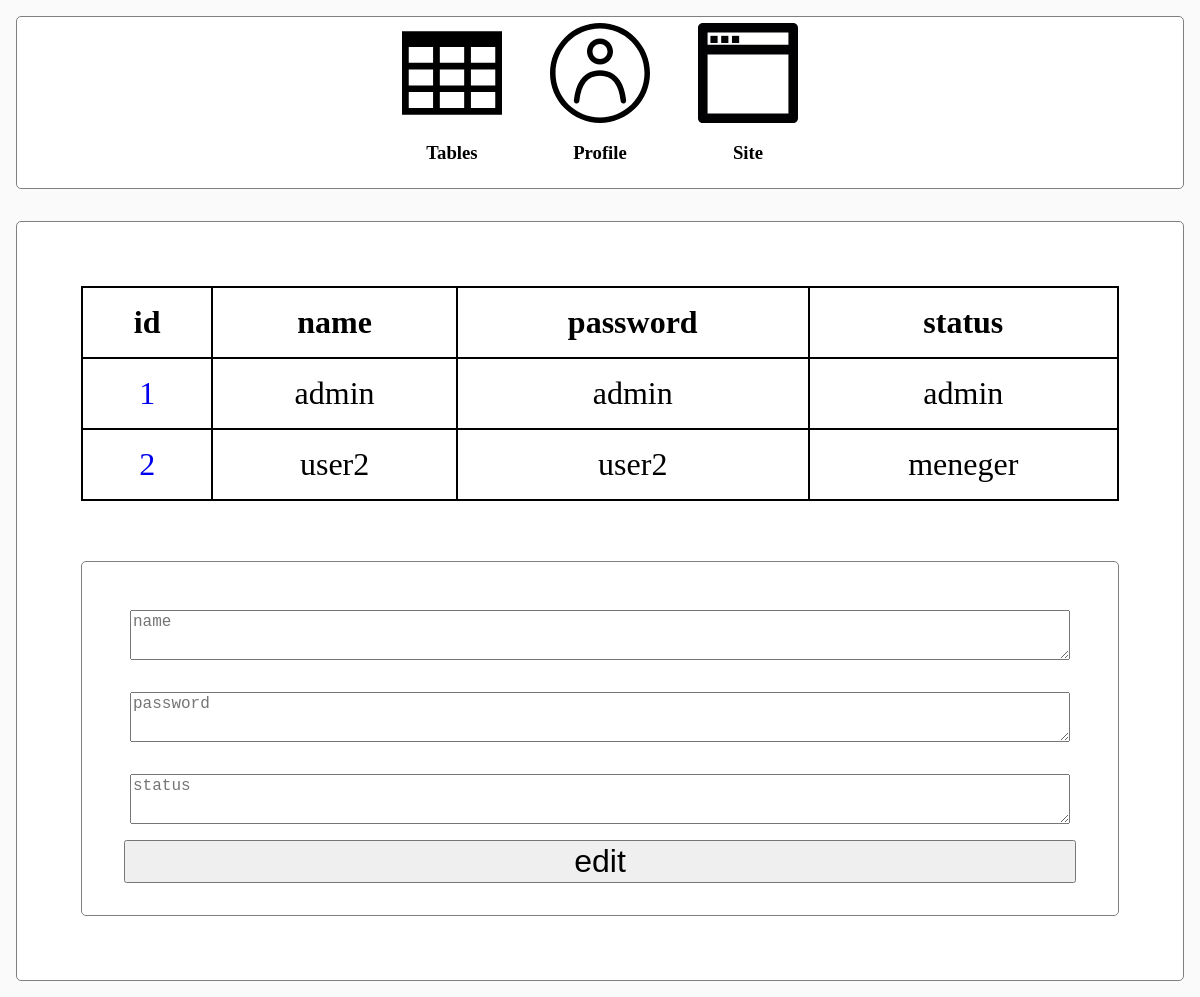
The app's page /table.php?name=Users (signed in) with its own data.
### tables this page shows
CREATE TABLE "Users" ("id"	INTEGER NOT NULL UNIQUE,"name"	TEXT,"password"	INTEGER,"status"	TEXT,PRIMARY KEY("id" AUTOINCREMENT));

### table.php (the view, shortened to what this page needs)
<!DOCTYPE html>
<html lang="en">
<head>
	<link rel="stylesheet" href="style.css">
</head>
<body>
	<?php include 'res/templates/sidebar.php'; ?>
	<div class="content">
		<table>
			<?php
				$pdo = new PDO('sqlite:'.DB_NAME);
				$statement = $pdo->query("SELECT * FROM ".$_GET['name']);
				$rows = $statement->fetchAll(PDO::FETCH_ASSOC);
				foreach ($rows[0] as $key => $value) { ?>
					<th><?php echo $key ?></th>
				<?php }
				foreach ($rows as $nrow => $row) { ?>
					<tr>
						<?php foreach ($row as $key => $value) {
							if ($key == 'id') { ?>
								<td><a href="<?php echo ADMIN_REF_PREFIX.'/edit.php?name='.$_GET['name'].'&id='.$value ?>">
									<?php echo $value ?>
								</td></a>
							<?php } else { ?>
								<td><?php echo $value ?></td>
							<?php } ?>
						<?php } ?>
					</tr>
				<?php } ?>
		 </table>
		 <form action="" method="POST" class="insert_form">
					<?php
						foreach ($rows[0] as $key => $value) {
							if ($key != 'id') { ?>
								<textarea name="<?php echo $key ?>" placeholder="<?php echo $key ?>"></textarea>
						<?php }
						} ?>
					<input type="submit" value="edit">
				</form>
	</div>
</body>

### style.css (style rules this page uses)
table { border: 2px solid black; border-collapse: collapse; font-size: 32px; }
th { border: 2px solid black; padding: 16px; }
td { border: 2px solid black; padding: 16px; text-align: center; }
a { text-decoration: none; }
body { background-color: #FAFAFA; margin: 0; padding: 0; width: 100%; display: flex; justify-content: center; flex-direction: column; }
.content { margin: 16px; width: auto; border: 1px solid grey; border-radius: 5px; background-color: #FFF; padding: 64px; display: flex; justify-content: center; flex-direction: column; }
.insert_form { width: auto; display: flex; justify-content: center; flex-wrap: wrap; padding: 32px; border: 1px solid grey; border-radius: 5px; margin-top: 60px; }
.insert_form textarea { width: 100%; margin: 16px; font-size: 16px; resize: vertical; min-height: 44px; }
.insert_form input[type=submit] { width: 98%; font-size: 32px; }

### records on screen
users: id "1", name "admin", password "admin", status "admin"
users: id "2", name "user2", password "user2", status "meneger"

### other values on screen
$key "id"
$key "name"
$key "password"
$key "status"
